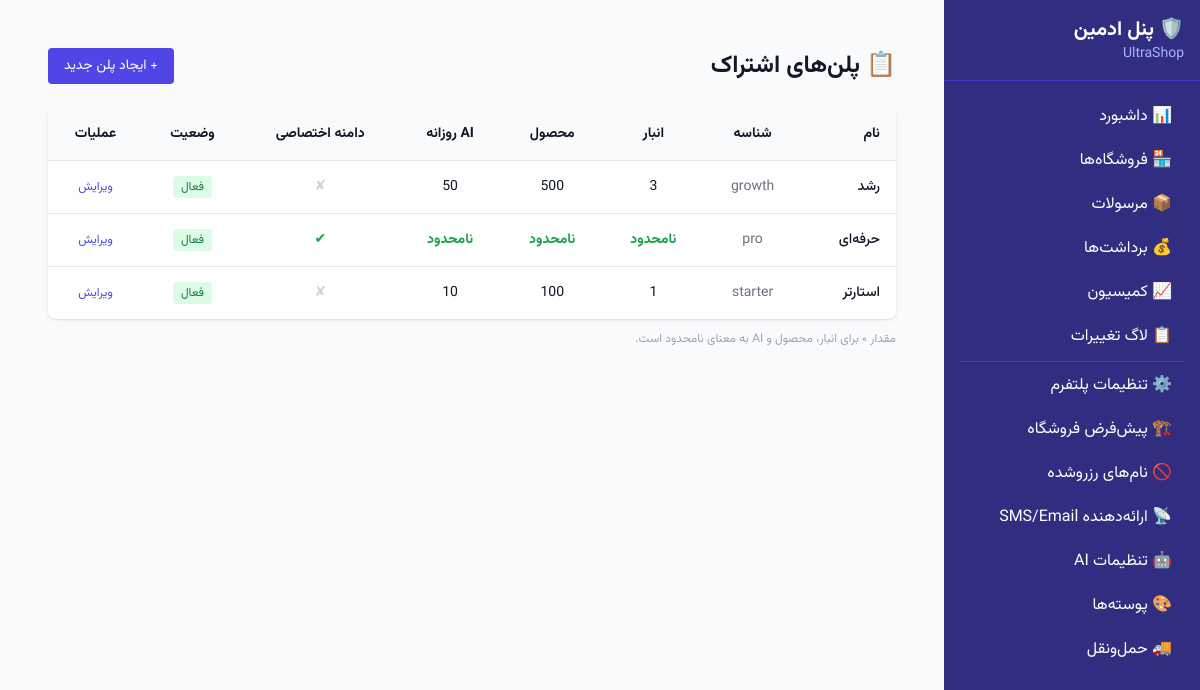
The app's page /platform/plans/ (signed in) with its own data.
### core/models.py (models this page shows, shortened)
class PlatformSettings(models.Model):
    name = models.CharField(max_length=200, default="UltraShop")
    support_email = models.EmailField(default="support@ultra-shop.com")
    terms_url = models.URLField(blank=True, default="")
    privacy_url = models.URLField(blank=True, default="")
    logo = models.ImageField(upload_to="platform/", blank=True, null=True)
    favicon = models.ImageField(upload_to="platform/", blank=True, null=True)
    default_timezone = models.CharField(max_length=50, default="Asia/Tehran")
    default_currency = models.CharField(max_length=10, default="IRR")
    default_guest_checkout = models.BooleanField(default=True)
    reserved_usernames = models.JSONField(
        default=list,
        blank=True,
        help_text="JSON array of reserved subdomain names",
    )
    sms_provider = models.CharField(max_length=50, blank=True, default="")
    sms_api_key_encrypted = models.TextField(blank=True, default="")
    sms_sender = models.CharField(max_length=30, blank=True, default="")
    email_host = models.CharField(max_length=200, blank=True, default="")
    email_port = models.PositiveIntegerField(default=587)
    email_username = models.CharField(max_length=200, blank=True, default="")
    email_password_encrypted = models.TextField(blank=True, default="")
    email_use_tls = models.BooleanField(default=True)
    email_from = models.EmailField(blank=True, default="")
    shipping_enabled = models.BooleanField(default=True)
    openai_api_key_encrypted = models.TextField(blank=True, default="")
    anthropic_api_key_encrypted = models.TextField(blank=True, default="")
    vision_model = models.CharField(max_length=80, default="gpt-4o")
    text_model = models.CharField(max_length=80, default="gpt-4o-mini")
    image_gen_model = models.CharField(max_length=80, default="flux")
    ai_enabled = models.BooleanField(default=False)
    rate_limit_per_store_daily = models.PositiveIntegerField(default=50)
    class Meta:
        db_table = "platform_settings"
        verbose_name_plural = "Platform Settings"
    @classmethod
    def load(cls):
        obj, _ = cls.objects.get_or_create(pk=1)
        return obj

class StorePlan(models.Model):
    name = models.CharField(max_length=100)
    slug = models.SlugField(unique=True)
    max_warehouses = models.PositiveIntegerField(default=1)
    max_products = models.PositiveIntegerField(default=100)
    max_ai_requests_daily = models.PositiveIntegerField(default=10)
    allow_custom_domain = models.BooleanField(default=False)
    is_active = models.BooleanField(default=True)
    created_at = models.DateTimeField(auto_now_add=True)
    class Meta:
        db_table = "store_plans"

### platform_admin/views.py (the view)
# urls.py: path("plans/", views.PlanListView.as_view(), name="plan-list"),
class PlanListView(PlatformAdminMixin, ListView):
    template_name = "platform_admin/plan_list.html"
    context_object_name = "plans"
    def get_queryset(self):
        from core.models import StorePlan
        return StorePlan.objects.all().order_by("slug")

### core/context_processors.py (called while the page is built)
def platform_settings(request):
    try:
        ps = PlatformSettings.load()
    except Exception:
        ps = None
    return {"platform_settings": ps}

### platform_admin/views.py (called while the page is built)
    def test_func(self):
        return self.request.user.groups.filter(name="PlatformAdmin").exists() or self.request.user.is_superuser

### templates/platform_admin/plan_list.html (shortened to what this page needs)
{% extends "platform_admin/base.html" %}
{% block content %}
<div class="p-6">
    <div class="flex items-center justify-between mb-6">
        <h1 class="text-2xl font-bold">📋 پلن‌های اشتراک</h1>
        <a href="{% url 'platform_admin:plan-create' %}"
           class="bg-indigo-600 text-white px-4 py-2 rounded hover:bg-indigo-700 text-sm">
            + ایجاد پلن جدید
        </a>
    </div>
    <div class="bg-white rounded-lg shadow overflow-hidden">
        <table class="w-full text-sm">
            <thead class="bg-gray-50 border-b">
                <tr>
                    <th class="p-4 text-right font-semibold">نام</th>
                    <th class="p-4 text-center font-semibold">شناسه</th>
                    <th class="p-4 text-center font-semibold">انبار</th>
                    <th class="p-4 text-center font-semibold">محصول</th>
                    <th class="p-4 text-center font-semibold">AI روزانه</th>
                    <th class="p-4 text-center font-semibold">دامنه اختصاصی</th>
                    <th class="p-4 text-center font-semibold">وضعیت</th>
                    <th class="p-4 text-center font-semibold">عملیات</th>
                </tr>
            </thead>
            <tbody>
                {% for plan in plans %}
                <tr class="border-b last:border-0 hover:bg-gray-50">
                    <td class="p-4 font-medium">{{ plan.name }}</td>
                    <td class="p-4 text-center text-gray-500 ltr">{{ plan.slug }}</td>
                    <td class="p-4 text-center">
                        {% if plan.max_warehouses == 0 %}
                        <span class="text-green-600 font-bold">نامحدود</span>
                        {% else %}
                        {{ plan.max_warehouses }}
                        {% endif %}
                    </td>
                    <td class="p-4 text-center">
                        {% if plan.max_products == 0 %}
                        <span class="text-green-600 font-bold">نامحدود</span>
                        {% else %}
                        {{ plan.max_products }}
                        {% endif %}
                    </td>
                    <td class="p-4 text-center">
                        {% if plan.max_ai_requests_daily == 0 %}
                        <span class="text-green-600 font-bold">نامحدود</span>
                        {% else %}
                        {{ plan.max_ai_requests_daily }}
                        {% endif %}
                    </td>
                    <td class="p-4 text-center">
                        {% if plan.allow_custom_domain %}
                        <span class="text-green-600">✔</span>
                        {% else %}
                        <span class="text-gray-300">✘</span>
                        {% endif %}
                    </td>
                    <td class="p-4 text-center">
                        {% if plan.is_active %}
                        <span class="bg-green-100 text-green-700 px-2 py-0.5 rounded text-xs">فعال</span>
                        {% else %}
                        <span class="bg-gray-100 text-gray-500 px-2 py-0.5 rounded text-xs">غیرفعال</span>
                        {% endif %}
                    </td>
                    <td class="p-4 text-center">
                        <a href="{% url 'platform_admin:plan-edit' plan.pk %}"
                           class="text-indigo-600 hover:underline text-xs">ویرایش</a>
                    </td>
                </tr>
                {% empty %}
                <tr>
                    <td colspan="8" class="p-8 text-center text-gray-400">هنوز پلنی ایجاد نشده.</td>
                </tr>
                {% endfor %}
            </tbody>
        </table>
    </div>
    <p class="text-xs text-gray-400 mt-3">مقدار ۰ برای انبار، محصول و AI به معنای نامحدود است.</p>
</div>
{% endblock %}

### templates/platform_admin/base.html (shortened to what this page needs)
{% extends "base.html" %}
{% block body %}
<div class="flex min-h-screen">
    <aside class="w-64 bg-indigo-900 text-white flex-shrink-0">
        <div class="p-4 border-b border-indigo-700">
            <h1 class="text-xl font-bold">🛡️ پنل ادمین</h1>
            <p class="text-indigo-300 text-sm">{{ platform_settings.name|default:"UltraShop" }}</p>
        </div>
        <nav class="p-4 space-y-1">
            <a href="{% url 'platform_admin:dashboard' %}" class="block px-3 py-2 rounded hover:bg-indigo-800">📊 داشبورد</a>
            <a href="{% url 'platform_admin:store-list' %}" class="block px-3 py-2 rounded hover:bg-indigo-800">🏪 فروشگاه‌ها</a>
            <a href="{% url 'platform_admin:shipment-list' %}" class="block px-3 py-2 rounded hover:bg-indigo-800">📦 مرسولات</a>
            <a href="{% url 'platform_admin:payout-list' %}" class="block px-3 py-2 rounded hover:bg-indigo-800">💰 برداشت‌ها</a>
            <a href="{% url 'platform_admin:commission-report' %}" class="block px-3 py-2 rounded hover:bg-indigo-800">📈 کمیسیون</a>
            <a href="{% url 'platform_admin:audit-log' %}" class="block px-3 py-2 rounded hover:bg-indigo-800">📋 لاگ تغییرات</a>
            <hr class="border-indigo-700 my-2">
            <a href="{% url 'platform_admin:settings' %}" class="block px-3 py-2 rounded hover:bg-indigo-800">⚙️ تنظیمات پلتفرم</a>
            <a href="{% url 'platform_admin:default-settings' %}" class="block px-3 py-2 rounded hover:bg-indigo-800">🏗️ پیش‌فرض‌ فروشگاه</a>
            <a href="{% url 'platform_admin:reserved-usernames' %}" class="block px-3 py-2 rounded hover:bg-indigo-800">🚫 نام‌های رزروشده</a>
            <a href="{% url 'platform_admin:provider-config' %}" class="block px-3 py-2 rounded hover:bg-indigo-800">📡 ارائه‌دهنده SMS/Email</a>
            <a href="{% url 'platform_admin:ai-settings' %}" class="block px-3 py-2 rounded hover:bg-indigo-800">🤖 تنظیمات AI</a>
            <a href="{% url 'platform_admin:theme-preset-list' %}" class="block px-3 py-2 rounded hover:bg-indigo-800">🎨 پوسته‌ها</a>
            <a href="{% url 'platform_admin:carrier-list' %}" class="block px-3 py-2 rounded hover:bg-indigo-800">🚚 حمل‌ونقل</a>
        </nav>
    </aside>
    <main class="flex-1 p-6">
        {% block content %}{% endblock %}
    </main>
</div>
{% endblock %}

### templates/base.html (style rules this page uses)
body { font-family: 'Vazirmatn', Tahoma, sans-serif; }
[dir="rtl"] { direction: rtl; text-align: right; }

### records on screen
PlatformSettings: name "UltraShop"
StorePlan: name "رشد", slug "growth", max_warehouses "3", max_products "500", max_ai_requests_daily "50", is_active "فعال"
StorePlan: name "حرفه‌ای", slug "pro", max_warehouses "نامحدود", max_products "نامحدود", max_ai_requests_daily "نامحدود", is_active "فعال"
StorePlan: name "استارتر", slug "starter", max_warehouses "1", max_products "100", max_ai_requests_daily "10", is_active "فعال"
